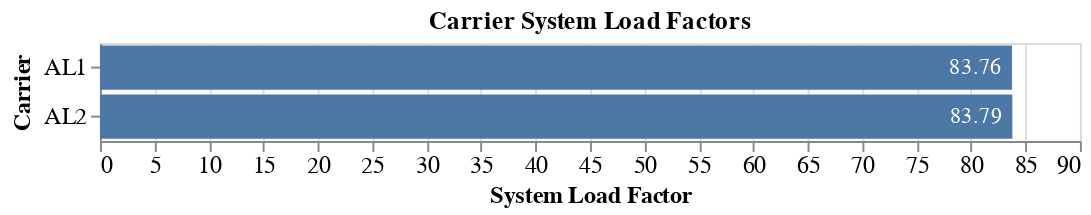

Notebook cell for this chart:
### Code cell
summary.fig_carrier_load_factors()

### Figure 1 — Vega-Lite specification as saved in the notebook (floating-point values rounded to 4 significant figures)
{"config": {"view": {"continuousWidth": 300, "continuousHeight": 300}, "axis": {"labelFontSize": 12, "titleFontSize": 12}, "legend": {"labelFontSize": 15, "titleFontSize": 12}}, "layer": [{"mark": {"type": "bar"}, "encoding": {"tooltip": [{"field": "carrier", "title": "Carrier", "type": "nominal"}, {"field": "sys_lf", "format": ".2f", "title": "System Load Factor", "type": "quantitative"}], "x": {"field": "sys_lf", "stack": "zero", "title": "System Load Factor", "type": "quantitative"}, "y": {"field": "carrier", "title": "Carrier", "type": "nominal"}}}, {"mark": {"type": "text", "align": "right", "baseline": "middle", "color": "white", "dx": -5, "dy": 0}, "encoding": {"text": {"field": "sys_lf", "format": ".2f", "type": "quantitative"}, "x": {"field": "sys_lf", "stack": "zero", "title": "System Load Factor", "type": "quantitative"}, "y": {"field": "carrier", "title": "Carrier", "type": "nominal"}}}], "data": {"name": "data-c640efd13e30d9d53bcdd19457d1636f"}, "height": 50, "title": "Carrier System Load Factors", "width": 500, "$schema": "https://vega.github.io/schema/vega-lite/v5.15.1.json", "datasets": {"data-c640efd13e30d9d53bcdd19457d1636f": [{"carrier": "AL1", "sys_lf": 83.76}, {"carrier": "AL2", "sys_lf": 83.79}]}}
